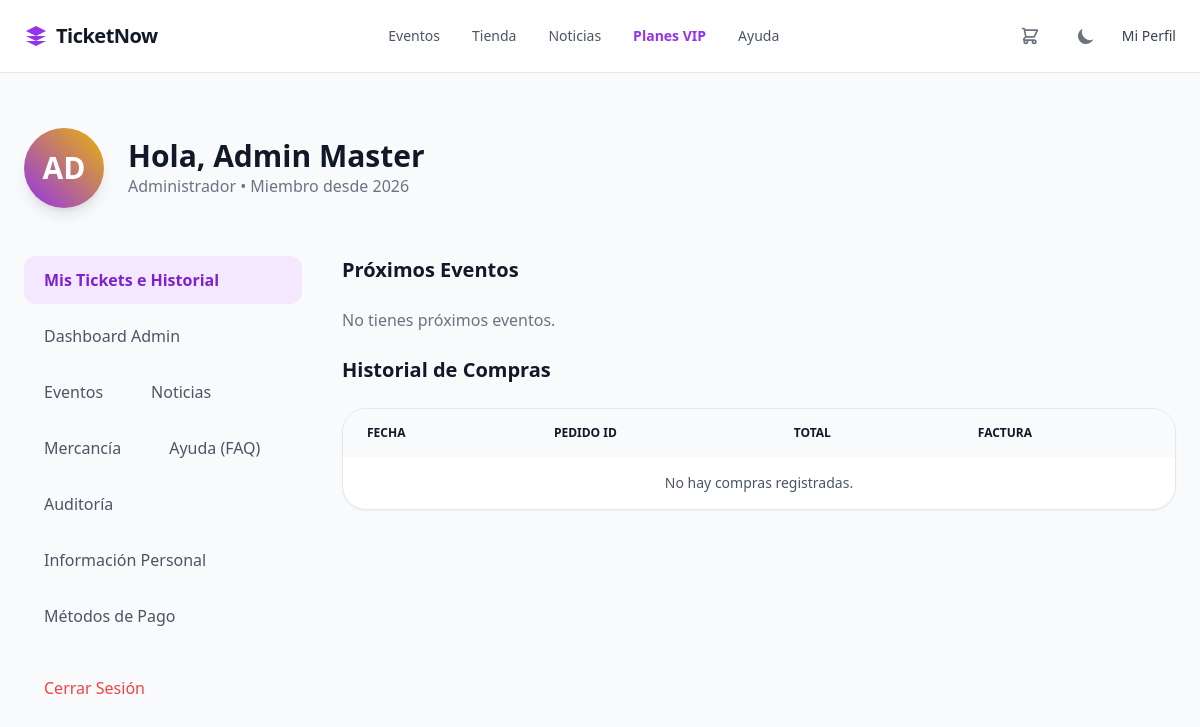
The page /perfil (signed in) on the database its author committed.
### models.py (models this page shows)
class Usuario(db.Model):
    __tablename__ = 'Usuario'
    id = db.Column(db.Integer, primary_key=True, autoincrement=True)
    nombre = db.Column(db.String(255), nullable=False)
    username = db.Column(db.String(255), unique=True, nullable=False)
    email = db.Column(db.String(255), unique=True, nullable=False)
    password = db.Column(db.String(255), nullable=False)
    rol = db.Column(db.String(50), default='cliente')
    esVip = db.Column(db.Boolean, default=False)
    fechaRegistro = db.Column(db.DateTime, default=datetime.utcnow)
    suscripciones = db.relationship('Suscripcion', backref='usuario', lazy=True)
    carritoItems = db.relationship('CarritoItem', backref='usuario', lazy=True)
    pedidos = db.relationship('Pedido', backref='usuario', lazy=True)
    mensajesChat = db.relationship('MensajeChat', backref='usuario', lazy=True)
    solicitudesVip = db.relationship('SolicitudVip', backref='usuario', lazy=True)

### app.py (the view)
@app.route('/perfil')
def perfil():
    user = get_current_user()
    if not user:
        return redirect(url_for('auth'))
    pedidos = Pedido.query.filter_by(usuarioId=user.id).order_by(Pedido.fecha.desc()).limit(5).all()
    return render_template('perfil.html', usuario=user, pedidos=pedidos)

### app.py (called while the page is built)
def get_current_user():
    if 'userId' in session:
        return Usuario.query.get(session['userId'])
    return None

### templates/perfil.html
{% extends 'base.html' %}
{% block content %}
<main class="pt-32 pb-20 min-h-screen bg-gray-50 dark:bg-[#0a0a0e] transition-colors duration-300">
    <div class="px-6 mx-auto max-w-7xl">
        <div class="flex items-center gap-6 mb-12">
            <div class="flex items-center justify-center w-20 h-20 text-3xl font-bold text-white rounded-full shadow-lg bg-gradient-to-tr from-purple-600 to-yellow-500">
                {{ usuario.nombre[:2] | upper }}
            </div>
            <div>
                <h1 class="text-3xl font-bold text-gray-900 dark:text-white">Hola, {{ usuario.nombre }}</h1>
                <p class="text-gray-500 dark:text-gray-400">
                    {% if usuario.rol == 'admin' %}Administrador{% else %}Miembro VIP Premium{% endif %}
                    • Miembro desde {{ usuario.fechaRegistro.strftime('%Y') }}
                </p>
            </div>
        </div>
        <div class="flex flex-col gap-10 md:flex-row">
            <aside class="w-full md:w-1/4">
                <nav class="flex flex-col gap-2">
                    <a href="#" class="px-5 py-3 font-bold text-purple-700 transition bg-purple-100 rounded-xl dark:bg-purple-600/20 dark:text-purple-400">Mis Tickets e Historial</a>
                    {% if usuario.rol == 'admin' %}
                        <div class="flex flex-wrap gap-2">
                            <a href="/admin" class="px-5 py-3 font-medium text-gray-600 transition rounded-xl dark:text-gray-400 hover:bg-gray-200 dark:hover:bg-white/5">Dashboard Admin</a>
                            <a href="/admin/eventos" class="px-5 py-3 font-medium text-gray-600 transition rounded-xl dark:text-gray-400 hover:bg-gray-200 dark:hover:bg-white/5">Eventos</a>
                            <a href="/admin/noticias" class="px-5 py-3 font-medium text-gray-600 transition rounded-xl dark:text-gray-400 hover:bg-gray-200 dark:hover:bg-white/5">Noticias</a>
                            <a href="/admin/mercancia" class="px-5 py-3 font-medium text-gray-600 transition rounded-xl dark:text-gray-400 hover:bg-gray-200 dark:hover:bg-white/5">Mercancía</a>
                            <a href="/admin/faqs" class="px-5 py-3 font-medium text-gray-600 transition rounded-xl dark:text-gray-400 hover:bg-gray-200 dark:hover:bg-white/5">Ayuda (FAQ)</a>
                            <a href="/admin/auditoria" class="px-5 py-3 font-medium text-gray-600 transition rounded-xl dark:text-gray-400 hover:bg-gray-200 dark:hover:bg-white/5">Auditoría</a>
                        </div>
                    {% endif %}
                    <a href="/perfil/info" class="px-5 py-3 font-medium text-gray-600 transition rounded-xl dark:text-gray-400 hover:bg-gray-200 dark:hover:bg-white/5">Información Personal</a>
                    <a href="/perfil/pagos" class="px-5 py-3 font-medium text-gray-600 transition rounded-xl dark:text-gray-400 hover:bg-gray-200 dark:hover:bg-white/5">Métodos de Pago</a>
                    <a href="/logout" class="px-5 py-3 mt-4 font-medium text-red-500 transition rounded-xl hover:bg-red-50 dark:hover:bg-red-500/10">Cerrar Sesión</a>
                </nav>
            </aside>
            <div class="w-full space-y-6 md:w-3/4">
                <h2 class="mb-4 text-xl font-bold text-gray-900 dark:text-white">Próximos Eventos</h2>
                {% if pedidos and pedidos[0].items and pedidos[0].items[0].evento %}
                    <div class="bg-white dark:bg-[#12121a] border border-gray-200 dark:border-white/5 rounded-3xl p-6 flex flex-col md:flex-row items-center gap-6 shadow-sm hover:shadow-md transition">
                        <div class="bg-gray-50 dark:bg-[#1a1a24] rounded-2xl w-24 h-24 flex flex-col items-center justify-center shrink-0 border border-gray-200 dark:border-white/10">
                            <span class="text-sm font-bold text-purple-600 uppercase dark:text-purple-400">
                                {{ pedidos[0].items[0].evento.fecha.strftime('%b') }}
                            </span>
                            <span class="text-3xl font-extrabold text-gray-900 dark:text-white">
                                {{ pedidos[0].items[0].evento.fecha.strftime('%d') }}
                            </span>
                        </div>
                        <div class="text-center grow md:text-left">
                            <div class="flex items-center justify-center gap-2 mb-1 md:justify-start">
                                <span class="text-[10px] bg-green-100 text-green-700 dark:bg-green-500/20 dark:text-green-400 px-2 py-0.5 rounded font-bold uppercase tracking-wider">Compra Confirmada</span>
                                <span class="text-[10px] text-gray-400">#ORD-{{ pedidos[0].id }}</span>
                            </div>
                            <h3 class="text-xl font-bold text-gray-900 dark:text-white">{{ pedidos[0].items[0].evento.titulo }}</h3>
                            <p class="mt-1 text-sm text-gray-600 dark:text-gray-400">{{ pedidos[0].items[0].cantidad }}x Entradas • {{ pedidos[0].items[0].evento.lugar }}</p>
                        </div>
                        <div class="w-full shrink-0 md:w-auto">
                            <button onclick="alert('Descargando PDF Oficial y añadiendo a Apple Wallet/Google Pay...')" class="flex items-center justify-center w-full gap-2 px-6 py-3 font-bold text-white transition bg-gray-900 shadow-lg md:w-auto dark:bg-white dark:text-black rounded-xl hover:opacity-80">
                                <svg class="w-5 h-5" fill="none" stroke="currentColor" viewBox="0 0 24 24"><path stroke-linecap="round" stroke-linejoin="round" stroke-width="2" d="M4 16v1a3 3 0 003 3h10a3 3 0 003-3v-1m-4-4l-4 4m0 0l-4-4m4 4V4"></path></svg>
                                Descargar Tickets
                            </button>
                        </div>
                    </div>
                {% else %}
                    <p class="text-gray-500">No tienes próximos eventos.</p>
                {% endif %}
                <h2 class="mt-12 mb-4 text-xl font-bold text-gray-900 dark:text-white">Historial de Compras</h2>
                <div class="bg-white dark:bg-[#12121a] border border-gray-200 dark:border-white/5 rounded-3xl overflow-hidden shadow-sm">
                    <table class="w-full text-sm text-left text-gray-600 dark:text-gray-400">
                        <thead class="bg-gray-50 dark:bg-[#1a1a24] text-gray-900 dark:text-gray-300 font-bold uppercase text-xs">
                            <tr>
                                <th class="px-6 py-4">Fecha</th>
                                <th class="px-6 py-4">Pedido ID</th>
                                <th class="px-6 py-4">Total</th>
                                <th class="px-6 py-4">Factura</th>
                            </tr>
                        </thead>
                        <tbody class="divide-y divide-gray-200 dark:divide-white/5">
                            {% for pedido in pedidos %}
                            <tr class="transition hover:bg-gray-50 dark:hover:bg-white/5">
                                <td class="px-6 py-4">{{ pedido.fecha.strftime('%Y-%m-%d') }}</td>
                                <td class="px-6 py-4 font-medium text-gray-900 dark:text-white">#ORD-{{ pedido.id }}</td>
                                <td class="px-6 py-4">${{ "%.2f"|format(pedido.total) }}</td>
                                <td class="px-6 py-4"><a href="#" class="text-purple-600 dark:text-purple-400 hover:underline">Ver Detalle</a></td>
                            </tr>
                            {% else %}
                                <tr><td colspan="4" class="px-6 py-4 text-center">No hay compras registradas.</td></tr>
                            {% endfor %}
                        </tbody>
                    </table>
                </div>
            </div>
        </div>
    </div>
</main>
{% endblock %}

### templates/base.html (style rules this page uses)
html, body { margin: 0; width: 100%; height: 100%; }

### rows shown on the page
Usuario: nombre "AD", nombre "Admin Master", fechaRegistro "2026"
